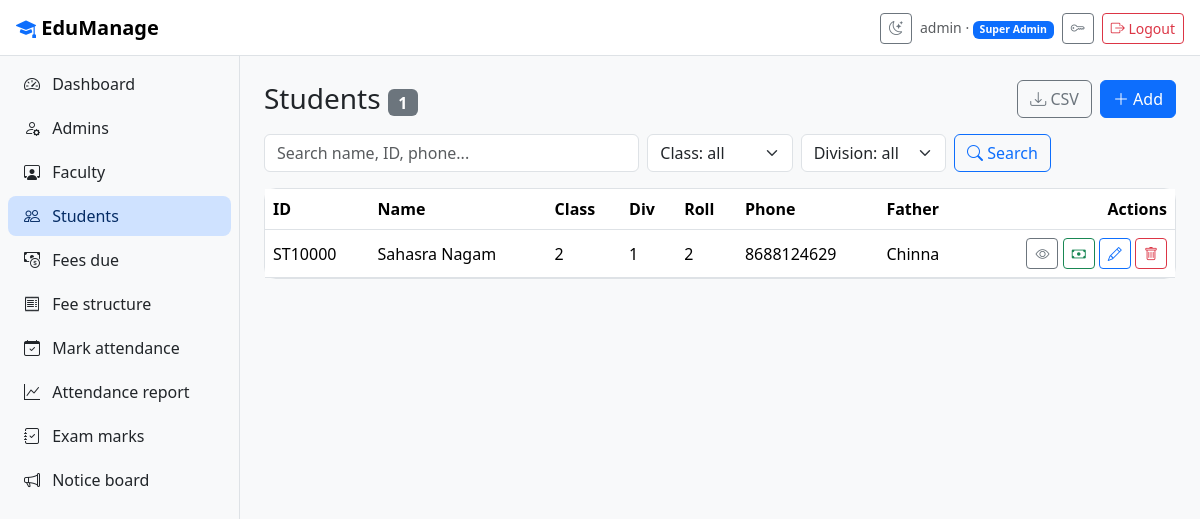
The app's page /students/ (signed in) with its own data.
### core/models.py (models this page shows, shortened)
class User(AbstractUser):
    class Role(models.TextChoices):
        SUPERADMIN = "superadmin", "Super Admin"
        ADMIN = "admin", "Admin"
        FACULTY = "faculty", "Faculty"
        STUDENT = "student", "Student"
    GENDERS = [("Male", "Male"), ("Female", "Female"), ("Other", "Other")]
    PREFIX = {"superadmin": "SA", "admin": "AD", "faculty": "FT", "student": "ST"}
    role = models.CharField(max_length=12, choices=Role.choices, default=Role.STUDENT)
    code = models.CharField("ID", max_length=12, unique=True, null=True, blank=True)
    phone = models.CharField(max_length=15, blank=True, validators=[phone_validator])
    address = models.TextField(blank=True)
    gender = models.CharField(max_length=10, choices=GENDERS, blank=True)
    must_change_password = models.BooleanField(default=False)
    @property
    def display_name(self):
        return self.get_full_name() or self.username

class Person(models.Model):
    user = models.OneToOneField(User, on_delete=models.CASCADE)
    middle_name = models.CharField(max_length=45, blank=True)
    dob = models.DateField("Date of birth")
    class Meta:
        abstract = True
    @property
    def full_name(self):
        parts = [self.user.first_name, self.middle_name, self.user.last_name]
        return " ".join(p for p in parts if p)

class Student(Person):
    user = models.OneToOneField(User, on_delete=models.CASCADE, related_name="student")
    roll_no = models.PositiveIntegerField()
    std = models.PositiveSmallIntegerField("Class")
    division = models.CharField(max_length=1)
    father_name = models.CharField(max_length=100)
    mother_name = models.CharField(max_length=100)
    father_occ = models.CharField("Father's occupation", max_length=100, blank=True)
    mother_occ = models.CharField("Mother's occupation", max_length=100, blank=True)
    blood_group = models.CharField(max_length=4, blank=True)
    doa = models.DateField("Date of admission", default=timezone.localdate)
    class Meta:
        unique_together = ("std", "division", "roll_no")
        ordering = ["std", "division", "roll_no"]

### core/views.py (the view)
# urls.py: path("students/", v.StudentList.as_view(), name="student_list"),
class StudentList(PersonListView):
    roles = ("admin", "faculty")
    model = Student
    title, key, detail = "Students", "student", True
    headers = ("ID", "Name", "Class", "Div", "Roll", "Phone", "Father")
    search_fields = ("user__first_name", "user__last_name", "user__code", "father_name", "roll_no")
    def get_queryset(self):
        qs = super().get_queryset().select_related("user")
        std, div = self.request.GET.get("std"), self.request.GET.get("division")
        if std and std.isdigit():
            qs = qs.filter(std=int(std))
        if div:
            qs = qs.filter(division=div.upper())
        return qs
    def filter_fields(self):
        stds = Student.objects.order_by().values_list("std", flat=True).distinct().order_by("std")
        divs = Student.objects.order_by().values_list("division", flat=True).distinct().order_by("division")
        g = self.request.GET
        return [
            {"name": "std", "label": "Class", "options": list(stds), "current": g.get("std", "")},
            {"name": "division", "label": "Division", "options": list(divs), "current": g.get("division", "")},
        ]
    def row(self, s):
        return [s.user.code, s.full_name, s.std, s.division, s.roll_no, s.user.phone, s.father_name]

### core/views.py (called while the page is built, shortened)
    def test_func(self):
        role = self.request.user.role
        return role in self.roles or (role == "superadmin" and "admin" in self.roles)

    def get_queryset(self):
        qs = super().get_queryset()
        q = self.request.GET.get("q", "").strip()
        if q:
            cond = Q()
            for f in self.search_fields:
                cond |= Q(**{f"{f}__icontains": q})
            qs = qs.filter(cond)
        return qs

    def get(self, request, *args, **kwargs):
        return super().get(request, *args, **kwargs)

    def get_context_data(self, **kw):
        ctx = super().get_context_data(**kw)
        params = self.request.GET.copy()
        params.pop("page", None)
        params.pop("export", None)
        ctx.update(
            title=self.title, key=self.key, headers=self.headers, detail=self.detail,
            rows=[{"pk": o.pk, "cells": self.row(o)} for o in ctx["page_obj"]],
            querystring=params.urlencode(), q=self.request.GET.get("q", ""),
            filter_fields=self.filter_fields(),
        )
        return ctx

### core/templates/core/person_list.html (shortened to what this page needs)
{% extends 'base.html' %}
{% block content %}
<div class="d-flex flex-wrap justify-content-between align-items-center gap-2 mb-3">
  <h1 class="h3 mb-0">{{ title }} <span class="badge text-bg-secondary fs-6">{{ page_obj.paginator.count }}</span></h1>
  <div class="d-flex gap-2">
    <a class="btn btn-outline-secondary" href="?{{ querystring }}&export=csv"><i class="bi bi-download"></i> CSV</a>
    {% if user.role != 'faculty' %}<a class="btn btn-primary" href="{% url key|add:'_add' %}"><i class="bi bi-plus-lg"></i> Add</a>{% endif %}
  </div>
</div>
<form class="row g-2 mb-3" method="get">
  <div class="col-md-5"><input class="form-control" name="q" value="{{ q }}" placeholder="Search name, ID, phone..."></div>
  {% for f in filter_fields %}
  <div class="col-6 col-md-2"><select class="form-select" name="{{ f.name }}"><option value="">{{ f.label }}: all</option>
    {% for o in f.options %}<option value="{{ o }}" {% if f.current == o|stringformat:"s" %}selected{% endif %}>{{ o }}</option>{% endfor %}</select></div>
  {% endfor %}
  <div class="col-auto"><button class="btn btn-outline-primary"><i class="bi bi-search"></i> Search</button></div>
</form>
<div class="card"><div class="table-responsive">
<table class="table table-hover align-middle mb-0">
  <thead><tr>{% for h in headers %}<th>{{ h }}</th>{% endfor %}<th class="text-end">Actions</th></tr></thead>
  <tbody>
  {% for r in rows %}
    <tr>{% for c in r.cells %}<td>{{ c }}</td>{% endfor %}
      <td class="text-end text-nowrap">
        {% if detail %}<a class="btn btn-sm btn-outline-secondary" href="{% url 'student_detail' r.pk %}" title="View"><i class="bi bi-eye"></i></a>{% endif %}
        {% if user.role == 'admin' or user.role == 'superadmin' %}
          {% if key == 'student' %}<a class="btn btn-sm btn-outline-success" href="{% url 'fees_student' r.pk %}" title="Fees"><i class="bi bi-cash"></i></a>{% endif %}
          <a class="btn btn-sm btn-outline-primary" href="{% url key|add:'_edit' r.pk %}" title="Edit"><i class="bi bi-pencil"></i></a>
          <a class="btn btn-sm btn-outline-danger" href="{% url key|add:'_delete' r.pk %}" title="Delete"><i class="bi bi-trash"></i></a>
        {% endif %}
      </td></tr>
  {% empty %}<tr><td colspan="{{ headers|length|add:1 }}" class="text-center text-body-secondary py-4">Nothing found.</td></tr>{% endfor %}
  </tbody>
</table></div></div>
{% endblock %}

### core/templates/base.html (shortened to what this page needs)
{% load static %}<!doctype html>
<html lang="en" data-bs-theme="light">
<head>
  <link href="https://cdn.jsdelivr.net/npm/bootstrap@5.3.3/dist/css/bootstrap.min.css" rel="stylesheet">
  <link href="https://cdn.jsdelivr.net/npm/bootstrap-icons@1.11.3/font/bootstrap-icons.css" rel="stylesheet">
  <link href="{% static 'css/style.css' %}" rel="stylesheet">
</head>
<body>
{% if user.is_authenticated %}
<nav class="navbar sticky-top topbar px-3">
  <div class="d-flex align-items-center gap-2">
    <a class="navbar-brand fw-bold mb-0" href="{% url 'dashboard' %}"><i class="bi bi-mortarboard-fill text-primary"></i> EduManage</a>
  </div>
  <div class="d-flex align-items-center gap-2">
    <button class="btn btn-sm btn-outline-secondary" id="themeToggle" title="Toggle dark mode"><i class="bi bi-moon-stars"></i></button>
    <span class="small text-body-secondary d-none d-md-inline">{{ user.display_name }} · <span class="badge text-bg-primary">{{ user.get_role_display }}</span></span>
    <a class="btn btn-sm btn-outline-secondary" href="{% url 'password_change' %}" title="Change password"><i class="bi bi-key"></i></a>
    <form method="post" action="{% url 'logout' %}" class="m-0">{% csrf_token %}<button class="btn btn-sm btn-outline-danger"><i class="bi bi-box-arrow-right"></i> Logout</button></form>
  </div>
</nav>
<div class="shell">
  <div class="offcanvas-lg offcanvas-start sidebar" tabindex="-1" id="side">
    <div class="offcanvas-body flex-column p-2">
      <ul class="nav nav-pills flex-column gap-1">
        <li><a class="nav-link" href="{% url 'dashboard' %}"><i class="bi bi-speedometer2"></i> Dashboard</a></li>
        {% if user.role == 'superadmin' %}
          <li><a class="nav-link" href="{% url 'admin_list' %}"><i class="bi bi-person-gear"></i> Admins</a></li>
        {% endif %}
        {% if user.role == 'admin' or user.role == 'superadmin' %}
          <li><a class="nav-link" href="{% url 'faculty_list' %}"><i class="bi bi-person-workspace"></i> Faculty</a></li>
          <li><a class="nav-link" href="{% url 'student_list' %}"><i class="bi bi-people"></i> Students</a></li>
          <li><a class="nav-link" href="{% url 'fees_due' %}"><i class="bi bi-cash-coin"></i> Fees due</a></li>
          <li><a class="nav-link" href="{% url 'fee_structure' %}"><i class="bi bi-receipt"></i> Fee structure</a></li>
        {% endif %}
        {% if user.role == 'faculty' or user.role == 'admin' or user.role == 'superadmin' %}
          <li><a class="nav-link" href="{% url 'attendance_mark' %}"><i class="bi bi-calendar-check"></i> Mark attendance</a></li>
          <li><a class="nav-link" href="{% url 'attendance_report' %}"><i class="bi bi-graph-up"></i> Attendance report</a></li>
          <li><a class="nav-link" href="{% url 'marks_home' %}"><i class="bi bi-journal-check"></i> Exam marks</a></li>
        {% endif %}
        <li><a class="nav-link" href="{% url 'notice_list' %}"><i class="bi bi-megaphone"></i> Notice board</a></li>
      </ul>
    </div>
  </div>
  <main class="content">
    {% block content %}{% endblock %}
  </main>
</div>
{% else %}
  <div class="auth-wrap">
    {% for m in messages %}<div class="alert alert-info">{{ m }}</div>{% endfor %}
    {% block auth %}{% endblock %}
  </div>
{% endif %}
</body>
</html>

### static/css/style.css (style rules this page uses)
:root { --sidebar-w: 240px; }
body { background: var(--bs-tertiary-bg); }
.topbar { background: var(--bs-body-bg); border-bottom: 1px solid var(--bs-border-color); height: 56px; }
.shell { display: flex; min-height: calc(100vh - 56px); }
.sidebar { width: var(--sidebar-w); flex-shrink: 0; background: var(--bs-body-bg); border-right: 1px solid var(--bs-border-color); }
@media (min-width: 992px) { .sidebar { position: sticky; top: 56px; height: calc(100vh - 56px); } }
.sidebar .nav-link { color: var(--bs-body-color); border-radius: .5rem; }
.sidebar .nav-link i { margin-right: .5rem; }
.sidebar .nav-link:hover, .sidebar .nav-link.active { background: var(--bs-primary-bg-subtle); color: var(--bs-primary-text-emphasis); }
.content { flex: 1; padding: 1.5rem; min-width: 0; }
.card { border-radius: .75rem; border-color: var(--bs-border-color); }

### records on screen
User: display_name "admin", role "Super Admin"
User: cells "ST10000" "8688124629"
Student: cells "Chinna"

### other values on screen
{{ title }} "Students"
{{ page_obj.paginator.count }} "1"
{{ h }} "ID" "Name" "Class" "Div" "Roll" "Phone" "Father"
{{ c }} "Sahasra Nagam" "2" "1" "2"
form field std "Class: all"
form field division "Division: all"
